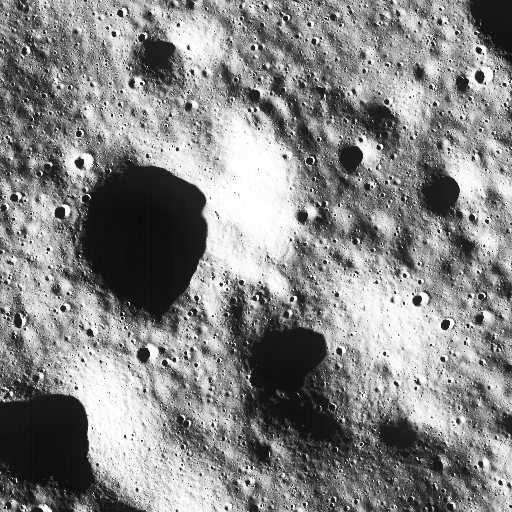
#> input picture moontest/crop_0000.png, 512 x 512 px, given in place of moon4.tif, which was not available
$ jupyter execute --allow-errors testing.ipynb
#> lines starting #> are read from the running program, lines starting #| are printed output that depends on the picture; after the words box and inside, x2 and y2 are one past the last pixel; in counts of white or black regions, pixels touching at a corner belong together; pictures that were not available may be replaced by others from this repository, and a replacement may not be noted
[cell 1]
import pandas as pd
from mplsoccer.pitch import Pitch

#> (a cell that did not finish here is left out)

#> (a cell that did not finish here is left out)

#> (a cell that did not finish here is left out)

#> (a cell that did not finish here is left out)

#> (a cell that did not finish here is left out)

#> (a cell that did not finish here is left out)

#> (a cell that did not finish here is left out)

#> (a cell that did not finish here is left out)

#> (a cell that did not finish here is left out)

[cell 11]
import cv2 as cv2
import os
import matplotlib.pyplot as plt

img = cv2.imread('moon4.tif')
#> img is the input picture: shape (512, 512, 3); min 9, max 255, mean 133.7
# cv2.imshow("img",img)

[cell 12]
def crop_and_save_image(image_path, output_folder, crop_size=(512, 512)):
    # Read the large image
#> called with image_path = 'moontest.png', output_folder = 'moontest', crop_size = (512, 512)
    image = cv2.imread(image_path)
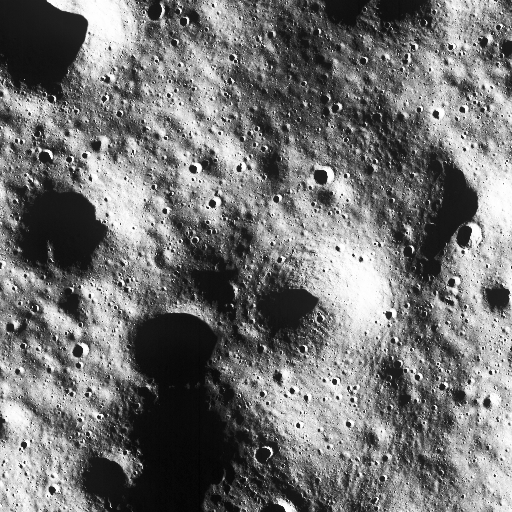
#> input picture moontest/crop_0001.png, 512 x 512 px, given in place of moontest.png, which was not available
#> image is the input picture: shape (512, 512, 3); min 2, max 255, mean 115.1
    if image is None:
        raise ValueError(f"Image at path {image_path} could not be loaded.")

    print(image.shape)
#| (512, 512, 3)
    # Get the dimensions of the image
    height, width = image.shape[:2]
#> height = 512; width = 512

    # Create the output folder if it doesn't exist
    if not os.path.exists(output_folder):
        os.makedirs(output_folder)

    crop_height, crop_width = crop_size
    counter = 0

    # Loop through the image and crop it
    for y in range(0, height, crop_height):
        for x in range(0, width, crop_width):
            # Calculate the end coordinates of the crop
            end_x = x + crop_width
            end_y = y + crop_height

            # Ensure the cropped area doesn't exceed the image dimensions
            crop = image[y:min(end_y, height), x:min(end_x, width)]

            # Generate the filename and save the cropped image
            filename = os.path.join(output_folder, f"crop_{counter:04d}.png")
            cv2.imwrite(filename, crop)
            counter += 1
#> after the loop, counter = 1

    print(f"Saved {counter} cropped images to {output_folder}")
#| Saved 1 cropped images to moontest

[cell 13]
crop_and_save_image(image_path='moontest.png',output_folder='moontest')

[cell 14]
def adaptive_threshold_gaussian(image_path, output_path, max_value=255, block_size=11, C=2):
    """
    Applies adaptive Gaussian thresholding to an image and saves the result.

    :param image_path: Path to the input image file.
    :param output_path: Path to save the thresholded image.
    :param max_value: The maximum value to use with the THRESH_BINARY and THRESH_BINARY_INV thresholding types.
    :param block_size: Size of the local region (a square of block_size x block_size) used to calculate the threshold.
    :param C: A constant subtracted from the mean or weighted mean calculated.
    """
#> called with image_path = './moontest/crop_0003.png', output_path = 'output_videos/test.png', max_value = 255, block_size = 3, C = 2
    # Read the image in grayscale
    image = cv2.imread(image_path, cv2.IMREAD_GRAYSCALE)
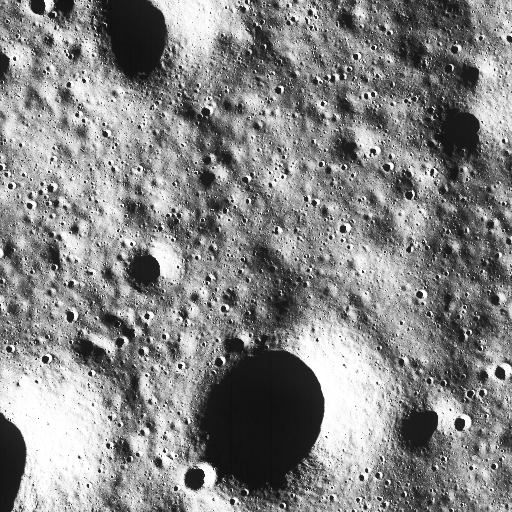
#> input picture moontest/crop_0003.png, 512 x 512 px
#> image is the input picture: shape (512, 512); min 12, max 255, mean 132.9
    if image is None:
        raise ValueError(f"Image at path {image_path} could not be loaded.")

    # Apply adaptive Gaussian thresholding
    _,thresholded_image = cv2.threshold(image,125, max_value,

                                              cv2.THRESH_BINARY )
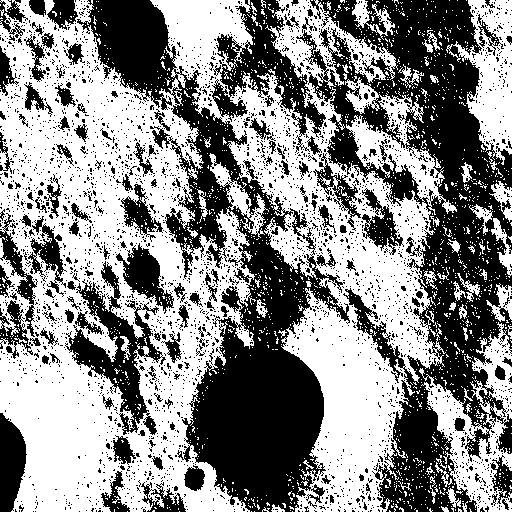
#> thresholded_image: shape (512, 512); 54.2% white; 3462 black regions (3310 under 20 px), largest, box (x1, y1, x2, y2) and area: (296, 0, 512, 512) 41565, (77, 0, 350, 512) 38197, (210, 0, 326, 153) 5623
    # Save the thresholded image
    cv2.imwrite(output_path, thresholded_image)
    print(f"Thresholded image saved to {output_path}")
